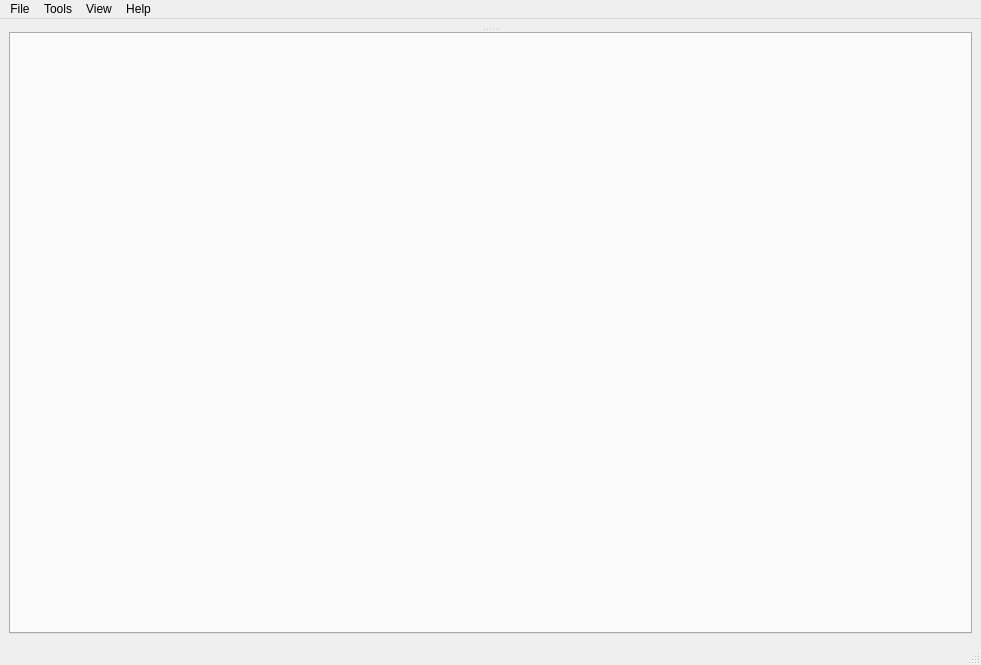
<?xml version="1.0" encoding="UTF-8"?>
<ui version="4.0">
 <class>MainWindow</class>
 <widget class="QMainWindow" name="MainWindow">
  <property name="geometry">
   <rect>
    <x>0</x>
    <y>0</y>
    <width>981</width>
    <height>665</height>
   </rect>
  </property>
  <property name="windowTitle">
   <string>MainWindow</string>
  </property>
  <widget class="QWidget" name="centralwidget">
   <layout class="QGridLayout" name="gridLayout">
    <item row="0" column="0">
     <widget class="QSplitter" name="splitter">
      <property name="orientation">
       <enum>Qt::Vertical</enum>
      </property>
      <widget class="QWidget" name="horizontalLayoutWidget">
       <layout class="QHBoxLayout" name="txt_log_layout"/>
      </widget>
      <widget class="QTabWidget" name="tab_widget">
       <property name="autoFillBackground">
        <bool>true</bool>
       </property>
       <property name="currentIndex">
        <number>-1</number>
       </property>
       <property name="tabsClosable">
        <bool>true</bool>
       </property>
      </widget>
     </widget>
    </item>
    <item row="1" column="0">
     <layout class="QHBoxLayout" name="favorites_layout"/>
    </item>
   </layout>
  </widget>
  <widget class="QMenuBar" name="menubar">
   <property name="geometry">
    <rect>
     <x>0</x>
     <y>0</y>
     <width>981</width>
     <height>22</height>
    </rect>
   </property>
   <widget class="QMenu" name="menuFile">
    <property name="title">
     <string>File</string>
    </property>
    <addaction name="action_settings"/>
    <addaction name="action_back_up_settings_file"/>
   </widget>
   <widget class="QMenu" name="menuTools">
    <property name="title">
     <string>Tools</string>
    </property>
    <addaction name="action_add_new_tab"/>
    <addaction name="separator"/>
    <addaction name="action_clear_log"/>
    <addaction name="action_search"/>
    <addaction name="separator"/>
    <addaction name="action_copy_hook_file"/>
   </widget>
   <widget class="QMenu" name="menuView">
    <property name="title">
     <string>View</string>
    </property>
    <widget class="QMenu" name="menuTheme">
     <property name="title">
      <string>Theme</string>
     </property>
     <addaction name="action_material_neon"/>
     <addaction name="action_fusion_dark"/>
    </widget>
    <addaction name="action_increase_log_font_size"/>
    <addaction name="action_decrease_log_font_size"/>
    <addaction name="action_pick_log_font"/>
    <addaction name="separator"/>
    <addaction name="action_increase_code_font_size"/>
    <addaction name="action_decrease_code_font_size"/>
    <addaction name="action_pick_code_font"/>
    <addaction name="separator"/>
    <addaction name="menuTheme"/>
   </widget>
   <widget class="QMenu" name="menuHelp">
    <property name="title">
     <string>Help</string>
    </property>
    <addaction name="action_about"/>
   </widget>
   <addaction name="menuFile"/>
   <addaction name="menuTools"/>
   <addaction name="menuView"/>
   <addaction name="menuHelp"/>
  </widget>
  <widget class="QStatusBar" name="statusbar"/>
  <action name="action_settings">
   <property name="text">
    <string>Settings</string>
   </property>
  </action>
  <action name="action_clear_execution_file">
   <property name="text">
    <string>Clear execution file</string>
   </property>
   <property name="shortcut">
    <string>Alt+X</string>
   </property>
  </action>
  <action name="action_clear_log">
   <property name="text">
    <string>Clear log</string>
   </property>
   <property name="shortcut">
    <string>Alt+L</string>
   </property>
  </action>
  <action name="action_add_new_tab">
   <property name="text">
    <string>Add new tab</string>
   </property>
   <property name="shortcut">
    <string>Ctrl+N</string>
   </property>
  </action>
  <action name="action_search">
   <property name="text">
    <string>Search Log</string>
   </property>
   <property name="shortcut">
    <string>Ctrl+F</string>
   </property>
  </action>
  <action name="action_copy_hook_file">
   <property name="text">
    <string>Copy hook file</string>
   </property>
  </action>
  <action name="action_increase_log_font_size">
   <property name="text">
    <string>Increase log font size</string>
   </property>
   <property name="shortcut">
    <string>Shift+Num++</string>
   </property>
  </action>
  <action name="action_decrease_log_font_size">
   <property name="text">
    <string>Decrease log font size</string>
   </property>
   <property name="shortcut">
    <string>Shift+Num+-</string>
   </property>
  </action>
  <action name="action_increase_code_font_size">
   <property name="text">
    <string>Increase code font size</string>
   </property>
   <property name="shortcut">
    <string>Ctrl++</string>
   </property>
  </action>
  <action name="action_decrease_code_font_size">
   <property name="text">
    <string>Decrease code font size</string>
   </property>
   <property name="shortcut">
    <string>Ctrl+-</string>
   </property>
  </action>
  <action name="action_back_up_settings_file">
   <property name="text">
    <string>Back up settings file</string>
   </property>
  </action>
  <action name="action_about">
   <property name="text">
    <string>About...</string>
   </property>
  </action>
  <action name="action_pick_log_font">
   <property name="text">
    <string>Pick log font</string>
   </property>
  </action>
  <action name="action_pick_code_font">
   <property name="text">
    <string>Pick code font</string>
   </property>
  </action>
  <action name="action_material_neon">
   <property name="text">
    <string>Material Neon</string>
   </property>
  </action>
  <action name="action_fusion_dark">
   <property name="text">
    <string>Fusion Dark</string>
   </property>
  </action>
 </widget>
 <resources/>
 <connections/>
</ui>
